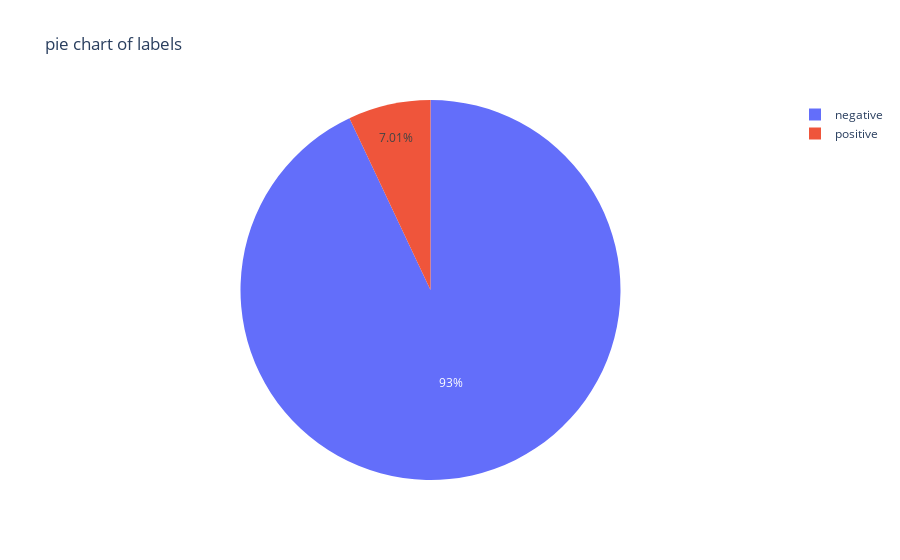

The cell this chart's notebook holds for it:
### Code cell
fig=px.pie(train_data,names="label1",title="pie chart of labels")
fig.show()

### Figure 1 — Plotly figure (JSON) as saved in the notebook; plotly's stock layout.template omitted (floating-point values rounded to 4 significant figures; data arrays with more than 128 entries replaced by an {"elided": "..."} marker saying what was removed)
{"data": [{"domain": {"x": [0, 1], "y": [0, 1]}, "hovertemplate": "label1=%{label}<extra></extra>", "labels": {"elided": "31962 str values"}, "legendgroup": "", "name": "", "showlegend": true, "type": "pie"}], "layout": {"legend": {"tracegroupgap": 0}, "title": {"text": "pie chart of labels"}}}
